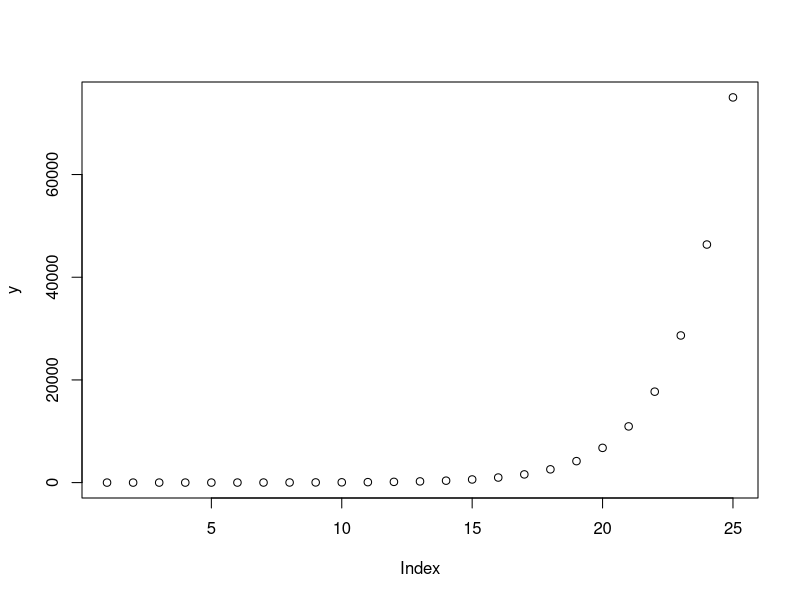
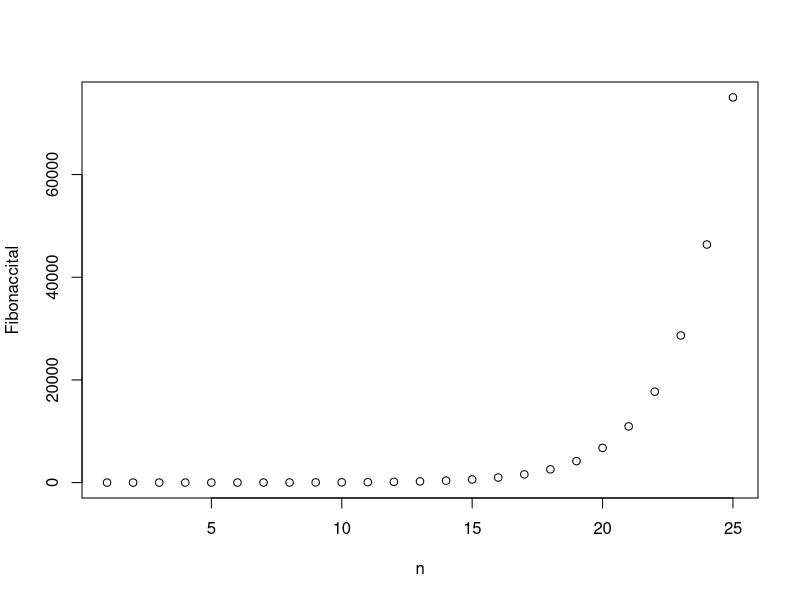
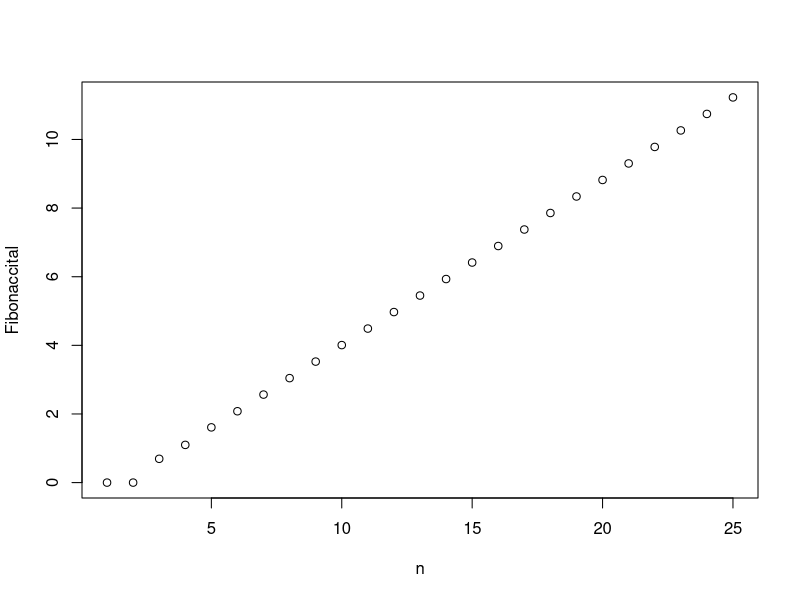
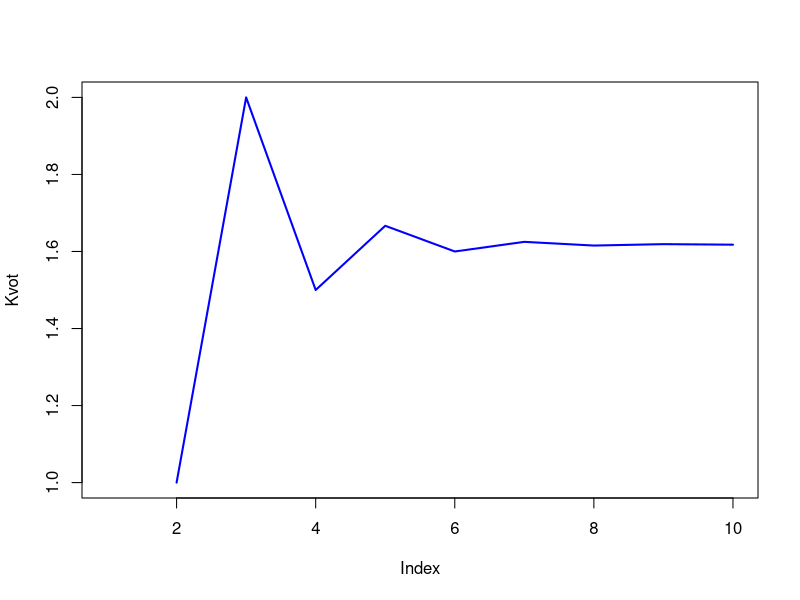

Here is the R script that generated these plots, in order:
# Hello world!
print("Hello World")

number <- 5 # A number
string <- "5" # Text, not a number


# Plotta fibonacci

## Fråga 2
y <- c() # Empty vector

y[1] <- 1
y[2] <- 1

# Generate fibonacci sequence
for (i in 3:25) {
  y[i] <- y[i-1] + y[i-2]
}

## Fråga 8
plot(y)

## Fråga 9
plot(y,
     ylab = "Fibonaccital",
     xlab = "n")

plot(log(y),
     ylab = "Fibonaccital",
     xlab = "n")

## Fråga 10
Kvot <- c()

for (i in 2:10) {
  Kvot[i] <- y[i]/y[i-1]
}

plot(Kvot,
     type = "l",
     col = "blue",
     lwd = 2)

